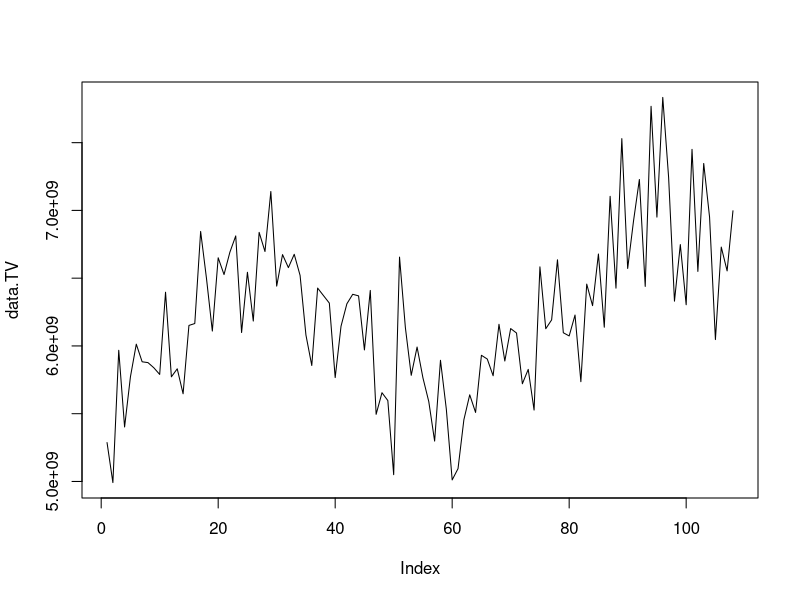
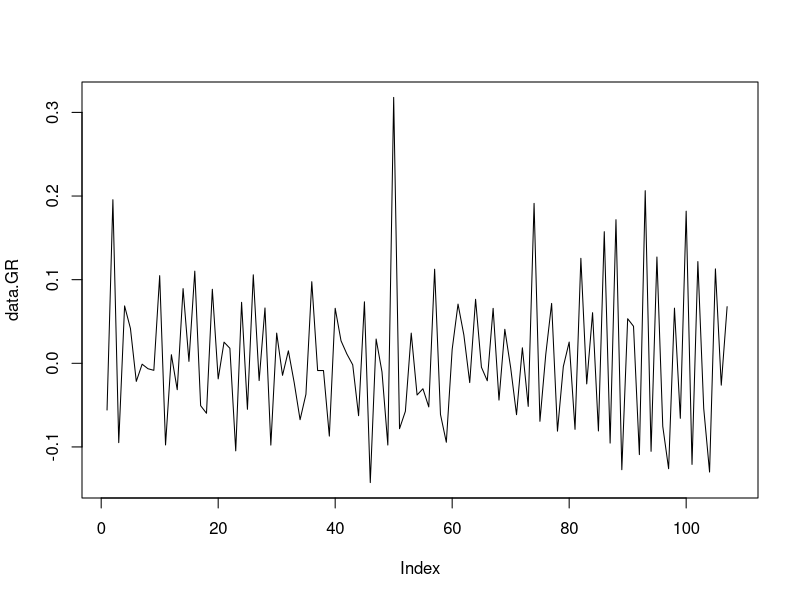
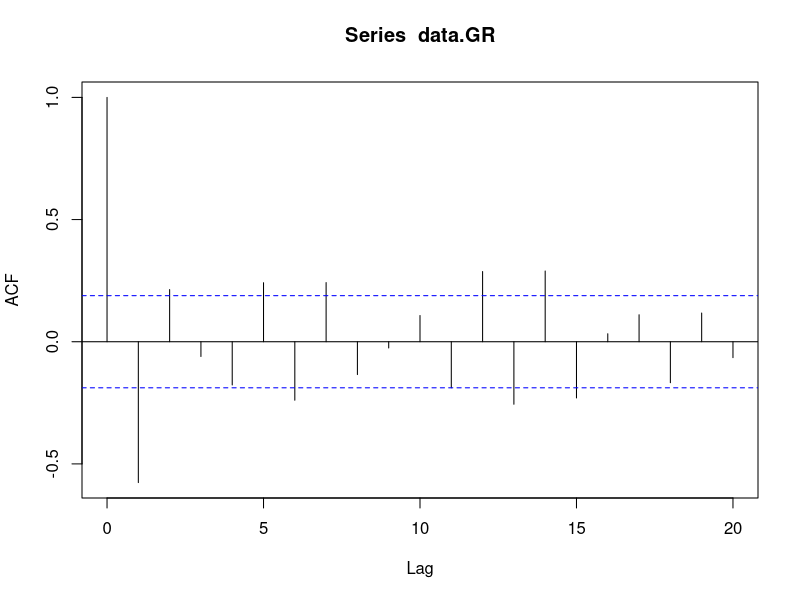
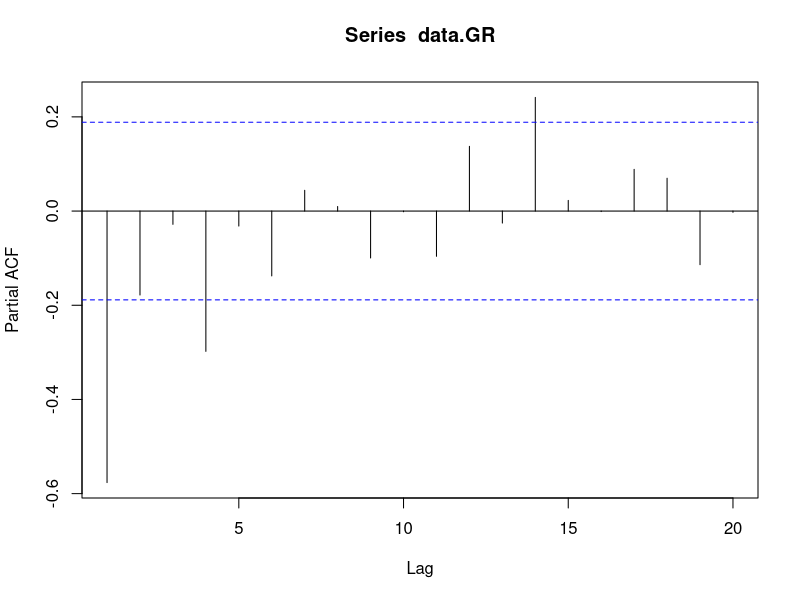
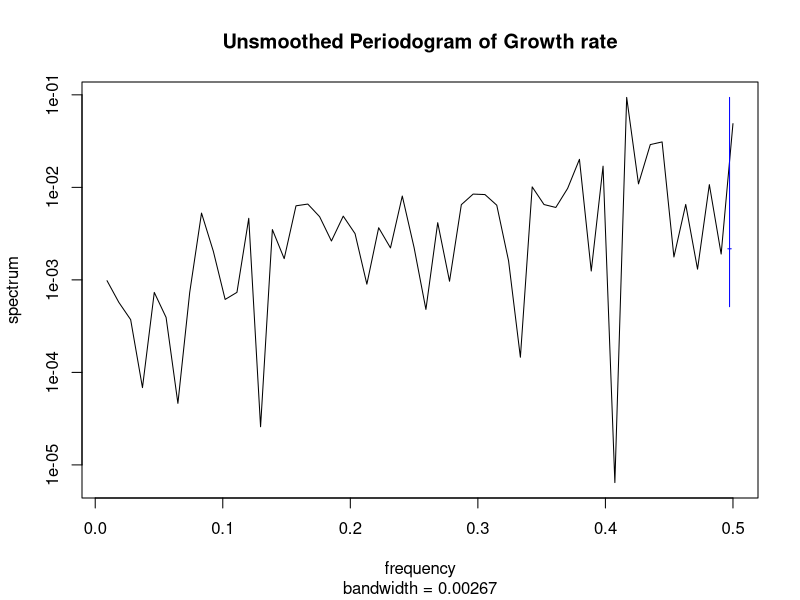
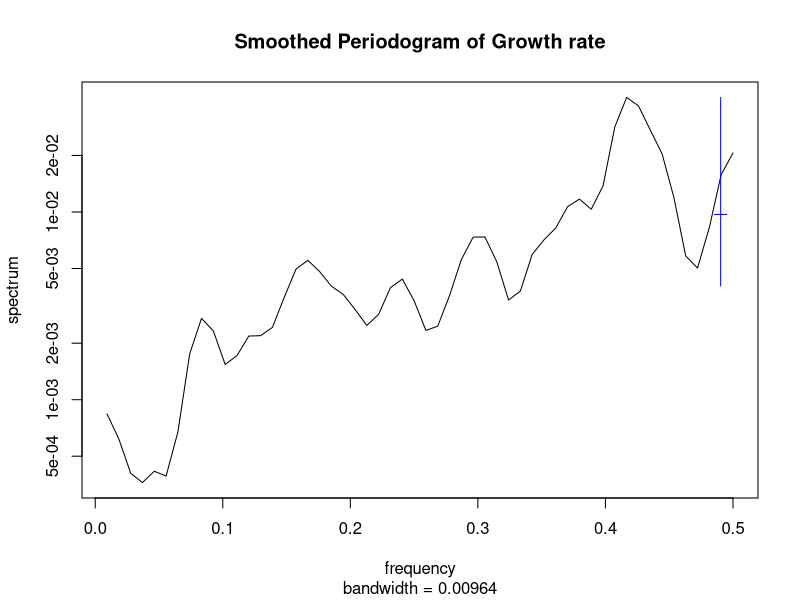
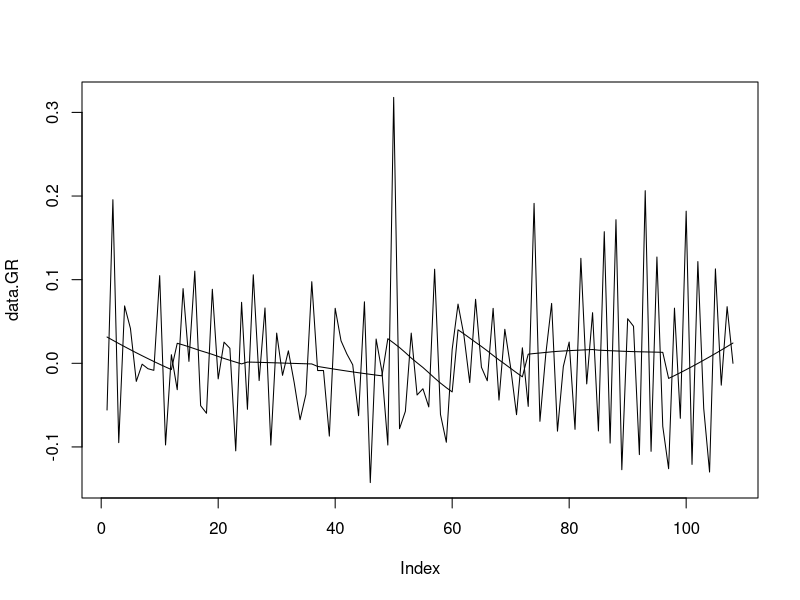
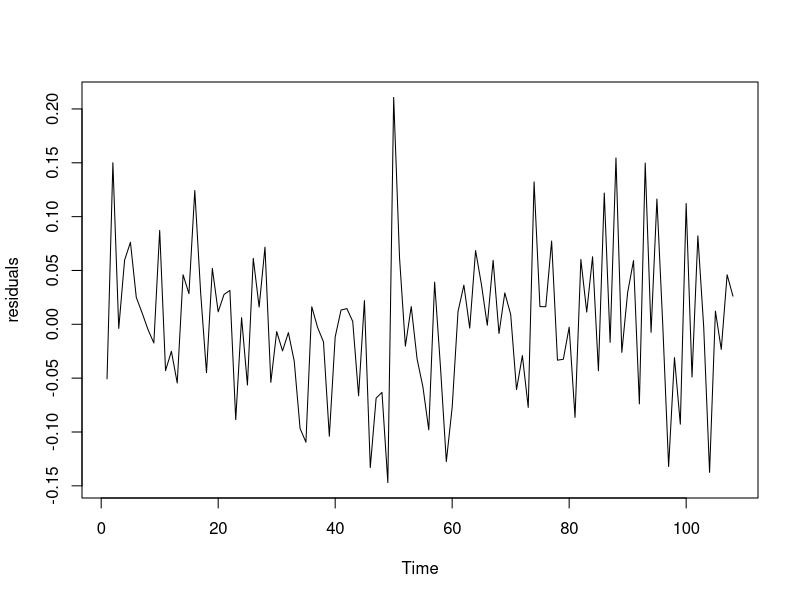

These charts were generated, in order, by the following R code:
## ---- chunk 1
data<-read.csv('USA-JAPAN import month trade value data.csv',sep=',',header=TRUE)
data.TV<-data[,c("Trade.Value")]
data.GR<-data[,c("Growth.Rate")]
plot(data.TV, type='l')
## ---- chunk 2
library(plyr)
each(max,min,mean,median,sd)(data.TV)
## ---- chunk 3
plot(data.GR, type='l')
## ---- chunk 4
library(plyr)
data.GR[is.na(data.GR)] <- 0
each(max,min,mean,median,sd)(data.GR)
## ---- chunk 5
acf(data.GR,type="correlation")
## ---- chunk 6
acf(data.GR,type="partial")
## ---- chunk 7
spectrum(data.GR, main="Unsmoothed Periodogram of Growth rate")
## ---- chunk 8
plot1 = spectrum(data.GR,spans=c(3,3),main="Smoothed Periodogram of Growth rate")
## ---- chunk 9
plot1$freq[which.max(plot1$spec)] 
## ---- chunk 10
month = data$Period
GR_loess <-loess(data.GR~month, span=0.2)
plot(data.GR,type="l")
lines(GR_loess$fitted,type="l")
## ---- chunk 11
aic_table<-function(data,P,Q){
  table<-matrix(NA,(P+1),(Q+1))
  for(p in 0:P){
    for(q in 0:Q){
      table[p+1,q+1]<-arima(data,order=c(p,0,q),method="ML")$aic
    }
  }
  dimnames(table)<-list(paste("AR",0:P,sep=""),paste("MA",0:Q,sep=""))
  table
}
Low_aic_table<-aic_table(data.GR,5,5)
require(knitr)
kable(Low_aic_table,digits=2)
## ---- chunk 12
a0<-arima(data.GR,order=c(0,0,1))
a0
## ---- chunk 13
plot(a0$resid, ylab="residuals")
data.fitted = data.GR + a0$residuals
## ---- chunk 14
plot(data.GR,type="l")
lines(data.fitted,type="l",lty=2,col='blue')
## ---- chunk 15
bias.GR = (data.GR-data.fitted)/data.GR
plot(bias.GR,type="l")
## ---- chunk 16
a1 <- arima(data.GR, order=c(0,0,1),
            seasonal=list(order=c(1,0,1),period=3))
a1
## ---- chunk 17
plot(a1$resid, ylab="residuals")
data.fitted2 = data.GR + a1$residuals
## ---- chunk 18
plot(data.GR,type="l")
lines(data.fitted2,type="l",lty=2,col='blue')
## ---- chunk 19
bias2.GR = (data.GR-data.fitted2)/data.GR
plot(bias2.GR,type="l")
## ---- chunk 20
data.TV2<-(data.fitted2+1) * data.TV
data.TV2<-data.TV2[-108]
data.compare<-data.TV[-1]
plot(data.compare,type="l")
lines(data.TV2,type="l",col='blue')
